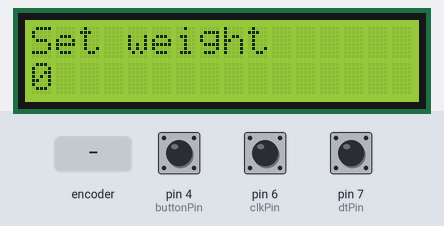
Recording of a sketch running on a simulated Arduino Uno, built with avr-gcc and run on an emulated ATmega328P. Shown: 16×2 character LCD. The test bench sets the inputs (shaded band); at power-on: pin 4 (buttonPin) HIGH, pin 6 (clkPin) HIGH, pin 7 (dtPin) HIGH.

Above: at 1.2 s.
1.3 s: rotary encoder on pin 6 (clkPin) / pin 7 (dtPin) turned 3 steps (first pin leading)
At 2.3 s:
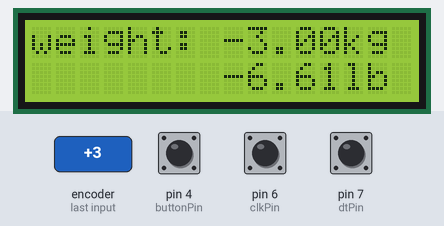
3.4 s: pin 4 (buttonPin) pulled LOW for 1 s
At 5.0 s:
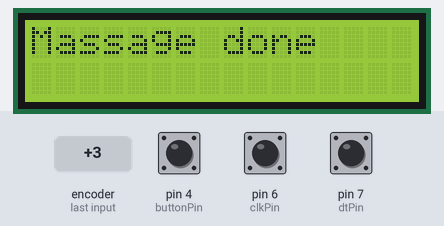
7.4 s: rotary encoder on pin 6 (clkPin) / pin 7 (dtPin) turned 1 step (first pin leading)
At 7.9 s:
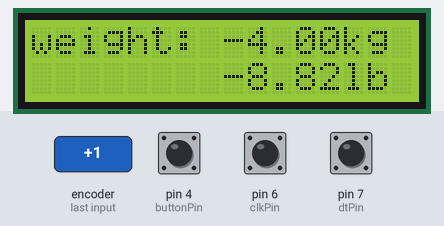
9.1 s: pin 4 (buttonPin) pulled LOW for 0.15 s
At 10.5 s:
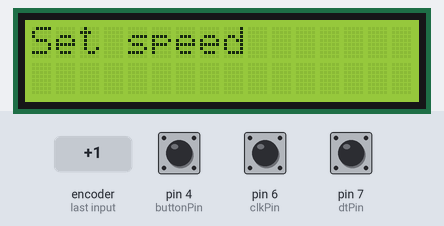
10.8 s: rotary encoder on pin 6 (clkPin) / pin 7 (dtPin) turned 3 steps (first pin leading)
At 11.6 s:
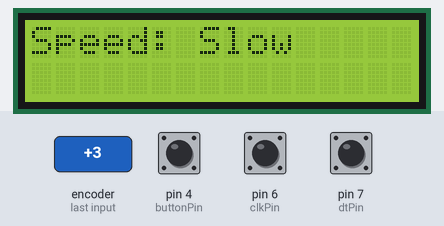
12.9 s: pin 4 (buttonPin) pulled LOW for 3.2 s
At 13.22 s:
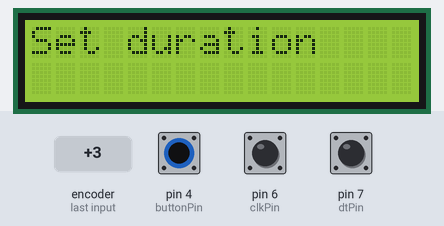
Timing chart, 0 to 15.9 s (numbered marks = the images above; inputs shaded):
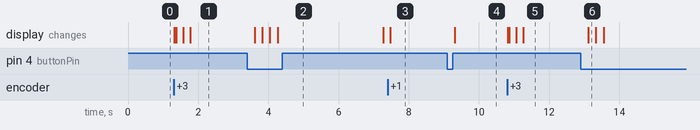

The sketch:

Display_and_knob_main_code.ino
```cpp
#include <LiquidCrystal_I2C.h>

// Initialize the LCD
LiquidCrystal_I2C lcd(0x27, 16, 2); // Format -> (Address,Width,Height )


// Encoder pins
const int clkPin = 6; // CLK pin
const int dtPin = 7; // DT pin
const int buttonPin = 4; // Button pin

int massageWeight = 0;
int massageSpeed = 0; // 0 = Slow, 1 = Medium, 2 = Fast
int massageDuration = 0; // Duration in minutes
int startmassage=0;
unsigned long startTime = 0;
int massagebegin=0;
int massagetime=0;
long remainingTime;
unsigned long currentTime;
unsigned long beginmassage;
unsigned long massageend;
int slow;
int medium;
int fast;
int currentStateCLK;
int lastStateCLK;
String currentMode = "weight"; // Start with setting weight
float weightkg;

void setup() {
  //lcd.begin(16, 2); // Set up the LCD's number of columns and rows
  lcd.init();
  lcd.backlight();

  pinMode(clkPin, INPUT);
  pinMode(dtPin, INPUT);
  pinMode(buttonPin, INPUT_PULLUP); // Enable internal pull-up

  lastStateCLK = digitalRead(clkPin); // Read the initial state of CLK

  lcd.print("Set weight");
  lcd.setCursor(0, 1);
  lcd.print(massageWeight);
}

void loop() {

  // Read the current state of CLK
  currentStateCLK = digitalRead(clkPin);


  // If the state of CLK has changed, a pulse has occurred
  if (currentStateCLK != lastStateCLK){
    // If the DT state is different than the CLK state, the encoder is rotating clockwise
    if (digitalRead(dtPin) != currentStateCLK) {
      if(currentMode == "weight") {
        massageWeight++;
      } else if(currentMode == "speed") {
        massageSpeed++;
        if(massageSpeed > 2) massageSpeed = 0; // Cycle through 0, 1, 2 (Slow, Medium, Fast)
      } else if(currentMode == "duration") {
        massageDuration++;
      }
       else if(currentMode == "startmassage") {
        startmassage++;
      }
    } else {
      if(currentMode == "weight") {
        massageWeight--;
      } else if(currentMode == "speed") {
        massageSpeed--;
        if(massageSpeed < 0) massageSpeed = 2; // Cycle through 2, 1, 0 (Fast, Medium, Slow)
      } else if(currentMode == "duration") {
        massageDuration--;
      }
      else if(currentMode == "startmassage") {
        startmassage--;
      }
    }
    updateDisplay();
  }
  lastStateCLK = currentStateCLK; // Update lastStateCLK with the current state

  // Check if button is pressed (LOW when pressed because of the internal pull-up)
  if (!digitalRead(buttonPin)){
    delay(200); // Debounce delay
    if(currentMode == "weight") {
      currentMode = "speed"; // Switch to setting speed
      lcd.clear();
      lcd.print("Set speed");
    } else if(currentMode == "speed") {
      currentMode = "duration"; // Switch to setting duration
      lcd.clear();
      lcd.print("Set duration");
    } else if(currentMode == "duration") {
      currentMode = "startmassage"; // Switch to setting duration
      lcd.clear();
      lcd.print("Start massage in:");

    }
  else if (currentMode == "startmassage") {
  currentMode = "beginmassage";
  lcd.clear();
  beginmassage = massagebegin * 60000; // Ensure massagebegin is set
  startTime = millis(); // Capture start time here
  // No need to print currentTime immediately after this
    }
  }
      if (currentMode == "beginmassage") {
    countdown();
     if (remainingTime <= 0) {
      currentMode = "massaging";
      massageend = massagetime * 60000; // Ensure massagebegin is set
      startTime = millis(); // Capture start time here
  }
  }
   if (currentMode == "massaging") {
    countdown2();
    if (remainingTime <= 0) {
      currentMode = "weight";
      lcd.clear();
      lcd.print("Set weight");
    }
  }
}

void updateDisplay() {
  lcd.clear();
  if(currentMode == "weight") {
    lcd.print("weight: ");
    weightkg=massageWeight*-0.5;
    lcd.print(weightkg);
    lcd.print("kg");
    lcd.setCursor(8, 1);
    lcd.print(weightkg*2.20462);
    lcd.print("lb");
  } else if(currentMode == "speed") {
    lcd.print("Speed: ");
    if(massageSpeed == 0) lcd.print("Slow");
    else if(massageSpeed == 1) lcd.print("Medium");
    else lcd.print("Fast");
  } else if(currentMode == "duration") {
    lcd.print("Duration: ");
    massagetime=massageDuration*-0.5;
    lcd.print(massagetime);
    lcd.print(" min");
  }
  else if(currentMode == "startmassage") {
    lcd.print("Start in: ");
    massagebegin=startmassage*-0.5;
    lcd.print(massagebegin);
    lcd.print(" min");
  }
}


void countdown() {
  currentTime = millis(); // Update current time
  remainingTime = beginmassage - (currentTime - startTime);

  if (remainingTime > 0) {
    int minutes = remainingTime / 60000; // Convert to minutes
    int seconds = (remainingTime % 60000) / 1000; // Convert remainder to seconds

    // Update LCD less frequently and without blocking
    static unsigned long lastUpdateTime = 0;
    if (millis() - lastUpdateTime >= 1000) { // Update every second
      lastUpdateTime = millis(); // Reset last update time
      lcd.clear();
      lcd.setCursor(0, 0);
      lcd.print("Start massage in:");
      lcd.setCursor(0, 1);

      if (minutes < 10) lcd.print("0");
      lcd.print(minutes);
      lcd.print(":");
      if (seconds < 10) lcd.print("0");
      lcd.print(seconds);
    }
  }
}
void countdown2() {
  currentTime = millis(); // Update current time
  remainingTime = massageend - (currentTime - startTime);

  if (remainingTime > 0) {
    int minutes = remainingTime / 60000; // Convert to minutes
    int seconds = (remainingTime % 60000) / 1000; // Convert remainder to seconds

    // Update LCD less frequently and without blocking
    static unsigned long lastUpdateTime = 0;
    if (millis() - lastUpdateTime >= 1000) { // Update every second
      lastUpdateTime = millis(); // Reset last update time
      lcd.clear();
      lcd.setCursor(0, 0);
      lcd.print("massage ends in:");
      lcd.setCursor(0, 1);

      if (minutes < 10) lcd.print("0");
      lcd.print(minutes);
      lcd.print(":");
      if (seconds < 10) lcd.print("0");
      lcd.print(seconds);
    }
  } else {
    lcd.clear();
    lcd.setCursor(0, 0);
    lcd.print("Massage done");
    delay(3000);
  }
}
```

Measured:
- after the input at 1.3 s, the display: first changes at once (image 1 shows a later state)
- after the input at 3.4 s, the display: first changes after 0.21 s (image 2 shows a later state)
- after the input at 7.4 s, the display: changes after 0.07 s (image 3)
- after the input at 9.1 s, the display: changes after 0.21 s (image 4)
- after the input at 10.8 s, the display: first changes at once (image 5 shows a later state)
- after the input at 12.9 s, the display: changes after 0.21 s (image 6)
